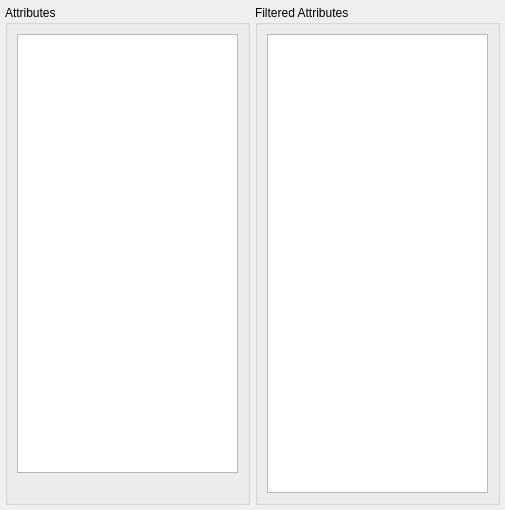
<?xml version="1.0" encoding="UTF-8"?>
<ui version="4.0">
 <author>Nestor Rodriguez</author>
 <class>Dialog</class>
 <widget class="QDialog" name="Dialog">
  <property name="windowModality">
   <enum>Qt::NonModal</enum>
  </property>
  <property name="geometry">
   <rect>
    <x>0</x>
    <y>0</y>
    <width>505</width>
    <height>510</height>
   </rect>
  </property>
  <property name="windowTitle">
   <string>Filter Attributes</string>
  </property>
  <widget class="QGroupBox" name="attributesBox">
   <property name="geometry">
    <rect>
     <x>5</x>
     <y>5</y>
     <width>245</width>
     <height>500</height>
    </rect>
   </property>
   <property name="title">
    <string>Attributes</string>
   </property>
   <layout class="QVBoxLayout" name="verticalAttributesLayout">
    <item>
     <widget class="QTreeView" name="attributesTree">
      <property name="horizontalScrollBarPolicy">
       <enum>Qt::ScrollBarAsNeeded</enum>
      </property>
      <property name="headerHidden">
       <bool>true</bool>
      </property>
      <attribute name="headerStretchLastSection">
       <bool>false</bool>
      </attribute>
     </widget>
    </item>
    <item>
     <layout class="QFormLayout" name="actionswidgetlayout"/>
    </item>
     <item>
       <widget class="QLabel" name="warning_label">
       </widget>
     </item>
   </layout>
  </widget>
  <widget class="QGroupBox" name="filterAttributesBox">
   <property name="geometry">
    <rect>
     <x>255</x>
     <y>5</y>
     <width>245</width>
     <height>500</height>
    </rect>
   </property>
   <property name="title">
    <string>Filtered Attributes</string>
   </property>
   <layout class="QVBoxLayout" name="verticalFilterLayout">
    <item>
     <widget class="QTreeView" name="filteredTree">
      <property name="horizontalScrollBarPolicy">
       <enum>Qt::ScrollBarAsNeeded</enum>
      </property>
      <property name="headerHidden">
       <bool>true</bool>
      </property>
      <attribute name="headerStretchLastSection">
       <bool>false</bool>
      </attribute>
     </widget>
    </item>     
   </layout>
  </widget>
 </widget>
 <resources/>
 <connections/>
</ui>
